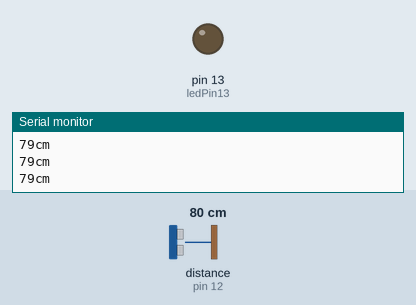
Bench run of a sketch on a simulated Arduino Uno, built with avr-gcc and run on an emulated ATmega328P. Parts: output pins drawn as LEDs (lit = HIGH), the last lines printed to the serial monitor. Wiring (inferred from the names in the program): ultrasonic range finder: trigger pin 11; echo pin 12. The inputs (shaded band) are chosen by the test bench; at power-on: distance to the obstacle (sensor on pin 12) 80 cm. The echo pulse lasts 58.3 µs per cm; pins used as bus, display or sensor lines are not drawn.

Above: at 1.2 s.
1.3 s: distance to the obstacle (sensor on pin 12) set to 23 cm
2.8 s: distance to the obstacle (sensor on pin 12) set to 19 cm
At 3.8 s:
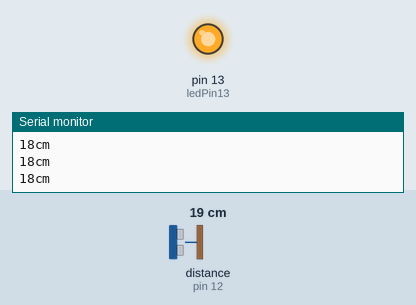
4.5 s: distance to the obstacle (sensor on pin 12) set to 35 cm
At 5.4 s:
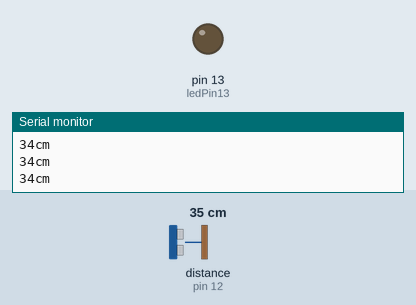
6.0 s: distance to the obstacle (sensor on pin 12) set to 2 cm
At 7.1 s:
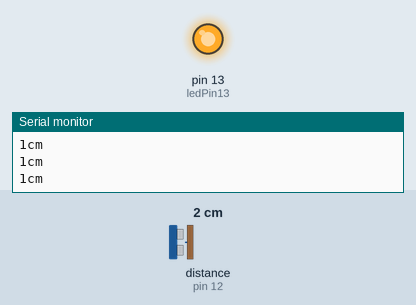
Timing chart, 0 to 8.5 s (numbered marks = the images above; inputs shaded):
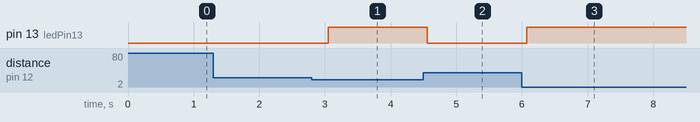

Measured:
- the behaviour switches between 21 and 20 cm on distance to the obstacle (sensor on pin 12) (found by bisection; images 0 and 1)
- after the input at 2.8 s, pin 13 (ledPin13): LOW → HIGH after 0.25 s
- after the input at 4.5 s, pin 13 (ledPin13): HIGH → LOW after 0.06 s
- after the input at 6.0 s, pin 13 (ledPin13): LOW → HIGH after 0.07 s

The sketch:

ultrasonic-kc-sr04-11-12-cwc.ino
```cpp
/*
    Complete Guide for Ultrasonic Sensor HC-SR04
    Ultrasonic sensor Pins:
        VCC: +5VDC
        Trig : Trigger (INPUT) - Pin11
        Echo: Echo (OUTPUT) - Pin 12
        GND: GND
 */
//Define globals
int ledPin13 = 13;
int count = 0;

int trigPin = 11;    // Trigger
int echoPin = 12;    // Echo
long duration, cm, inches;

void setup() {
  //Serial Port begin
  Serial.begin (9600);
  //Define inputs and outputs
  pinMode(trigPin, OUTPUT);
  pinMode(echoPin, INPUT);
  pinMode(ledPin13, OUTPUT);
}

void loop() {
  // The sensor is triggered by a HIGH pulse of 10 or more microseconds.
  // Give a short LOW pulse beforehand to ensure a clean HIGH pulse:
  digitalWrite(trigPin, LOW);
  delayMicroseconds(5);
  digitalWrite(trigPin, HIGH);
  delayMicroseconds(10);
  digitalWrite(trigPin, LOW);

  // Read the signal from the sensor: a HIGH pulse whose
  // duration is the time (in microseconds) from the sending
  // of the ping to the reception of its echo off of an object.
  pinMode(echoPin, INPUT);
  duration = pulseIn(echoPin, HIGH);

  // Convert the time into a distance
  cm = (duration/2) / 29.1;     // Divide by 29.1 or multiply by 0.0343
  //inches = (duration/2) / 74;   // Divide by 74 or multiply by 0.0135


  Serial.print(cm);
  Serial.print("cm");
  Serial.println();
  if (cm < 20){
      digitalWrite(ledPin13, 1);

  }else{
  digitalWrite(ledPin13, 0);
  }

  delay(250);
}
```
